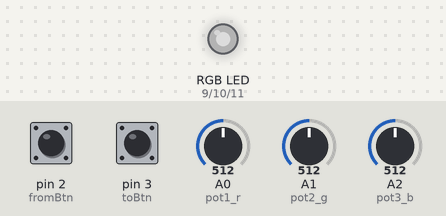
The sketch below on a simulated Arduino Uno, built with avr-gcc and run on an emulated ATmega328P. Parts: an RGB LED mixed from three pins (HIGH = lit). The test bench sets the inputs (shaded band); at power-on: pin 2 (fromBtn) HIGH, pin 3 (toBtn) HIGH, A0 (pot1_r) = 512, A1 (pot2_g) = 512, A2 (pot3_b) = 512. Dim RGB values are drawn brighter than linear.

Above: at 1.24 s.
1.3 s: pin 2 (fromBtn) pulled LOW for 0.15 s
At 1.39 s:
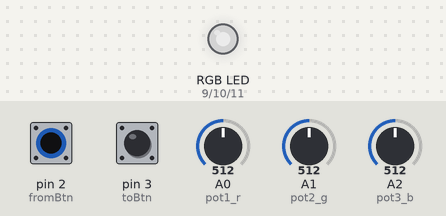
At 2.09 s:
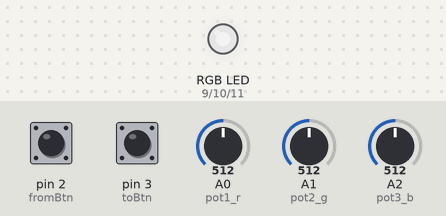
4.3 s: pin 3 (toBtn) pulled LOW for 0.15 s
Timing chart, 0 to 7.3 s (numbered marks = the images above; inputs shaded):
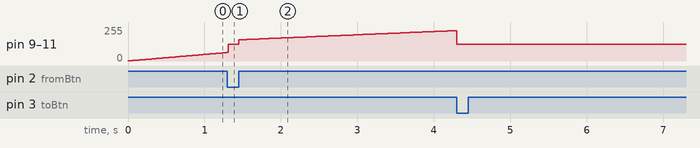

The sketch:

code.ino
```cpp
const int rgb_r = 9;
const int rgb_g = 10;
const int rgb_b = 11;

const int pot1_r = A0;
const int pot2_g = A1;
const int pot3_b = A2;

const int fromBtn = 2;
const int toBtn = 3;

void setup(){
  pinMode(rgb_r, OUTPUT);
  pinMode(rgb_g, OUTPUT);
  pinMode(rgb_b, OUTPUT);

  pinMode(fromBtn, INPUT);
  pinMode(toBtn, INPUT);

  digitalWrite(fromBtn, HIGH);
  digitalWrite(toBtn, HIGH);
}

int fromRed = 0;
int fromGreen = 0;
int fromBlue = 0;
int toRed = 255;
int toGreen  = 255;
int toBlue = 255;

int currentStep = 0;
int incrementer = 1;

void loop(){
  int pot1;
  int pot2;
  int pot3;

  pot1 = analogRead(pot1_r);
  pot2 = analogRead(pot2_g);
  pot3 = analogRead(pot3_b);

  if(digitalRead(fromBtn) == LOW){
    fromRed = map(pot1, 0, 1023, 0, 255);
    analogWrite(rgb_r, fromRed);
    fromGreen = map(pot2, 0, 1023, 0, 255);
    analogWrite(rgb_g, fromGreen);
    fromBlue = map(pot3, 0, 1023, 0, 255);
    analogWrite(rgb_b, fromBlue);
  }else if(digitalRead(toBtn) == LOW){
    toRed = map(pot1, 0, 1023, 0, 255);
    analogWrite(rgb_r, toRed);
    toGreen = map(pot2, 0, 1023, 0, 255);
    analogWrite(rgb_g, toGreen);
    toBlue = map(pot3, 0, 1023, 0, 255);
    analogWrite(rgb_b, toBlue);
  }else{
    currentStep = currentStep + incrementer;
    if(currentStep > 255){
      incrementer = -1;
      currentStep = 255;
    }
    if(currentStep < 0){
      incrementer = 1;
      currentStep = 0;
    }

    int ledValue;

    ledValue = map(currentStep, 0, 255, fromRed, toRed);
    analogWrite(rgb_r, ledValue);

    ledValue = map(currentStep, 0, 255, fromGreen , toGreen);
    analogWrite(rgb_g, ledValue);

    ledValue = map(currentStep, 0, 255, fromBlue, toBlue);
    analogWrite(rgb_b, ledValue);
    delay(20);
  }
}
```
